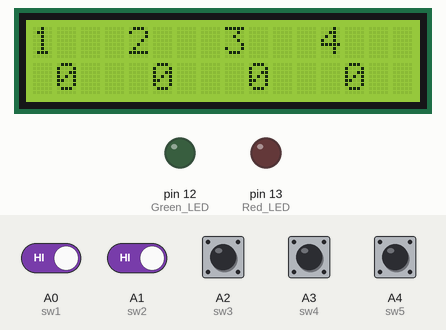
Bench run of a sketch on a simulated Arduino Uno, built with avr-gcc and run on an emulated ATmega328P. Parts: 16×2 character LCD, output pins drawn as LEDs (lit = HIGH). The test bench sets the inputs (shaded band); at power-on: A0 (sw1), A1 (sw2), A2 (sw3), A3 (sw4), A4 (sw5) HIGH.

Above: at 2.2 s.
2.3 s: A4 (sw5) pulled LOW for 0.15 s
At 2.9 s:
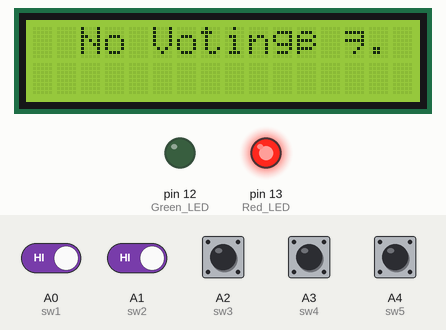
3.9 s: A0 (sw1) driven LOW and A1 (sw2) driven LOW
At 8.2 s:
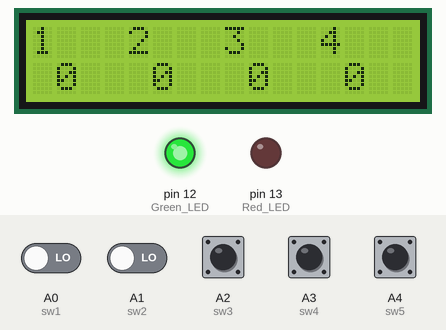
Timing chart, 0 to 9.7 s (numbered marks = the images above; inputs shaded):
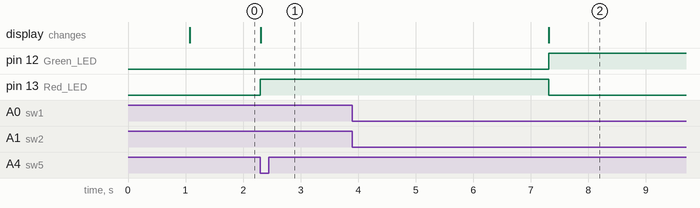

Measured:
- after the input at 2.3 s, pin 13 (Red_LED): LOW → HIGH at once; the display: changes at once (image 1)
- after the input at 3.9 s, pin 12 (Green_LED): LOW → HIGH after 3.4 s

The sketch:

EVM.ino
```cpp
///ROBOTRONICS CLUB
////EVM
////Created by Neha Tekam
/*It is a system that allows users to cast their votes
using buttons, displays the results on an LCD,
and provides feedback using LEDs.
This project is a simple and efficient way to demonstrate
basic voting machine principles using Arduino*/

#include<LiquidCrystal.h>
LiquidCrystal lcd(11,10,9,8,7,6);
#define sw1 A0 // Button 1
#define sw2 A1 // Button 2
#define sw3 A2 // Button 3
#define sw4 A3 // Button 4
#define sw5 A4 // Button 5 for result
int vote1=0;
int vote2=0;
int vote3=0;
int vote4=0;
void setup(){
pinMode(sw1, INPUT);
pinMode(sw2,INPUT);
pinMode(sw3,INPUT);
pinMode(sw4,INPUT);
pinMode(sw5,INPUT);
pinMode(13,OUTPUT);// Red LED
pinMode(12,OUTPUT);// Green LED

lcd.begin(16, 2);
lcd.setCursor(0,0);
lcd.print("VOTING MACHINE ");
lcd.setCursor(0,1);
lcd.print("Circuit desigh ");
delay(1000);
digitalWrite(sw1, HIGH);
digitalWrite(sw2, HIGH);
digitalWrite(sw3, HIGH);
digitalWrite(sw4, HIGH);
digitalWrite(sw5, HIGH);
lcd.clear();
lcd.setCursor(0,0);
lcd.print("1");
lcd.setCursor(4,0);
lcd.print("2");
lcd.setCursor(8,0);
lcd.print("3");
lcd.setCursor(12,0);
lcd.print("4");
}
void loop()
{
lcd.setCursor(0,0);
lcd.print("1");
lcd.setCursor(1,1);
lcd.print(vote1);
lcd.setCursor(4,0);
lcd.print("2");
lcd.setCursor(5,1);
lcd.print(vote2);
lcd.setCursor(8,0);
lcd.print("3");
lcd.setCursor(9,1);
lcd.print(vote3);
lcd.setCursor(12,0);
lcd.print("4");
lcd.setCursor(13,1);
lcd.print(vote4);

if(digitalRead(sw1)==0)
{
vote1++;
  digitalWrite(12,HIGH);
 delay(500);
while(digitalRead(sw1)==0);
digitalWrite(12,LOW);
delay(1000);

}

if(digitalRead(sw2)==0)
{

vote2++;
  digitalWrite(12,HIGH);
  delay(500);
while(digitalRead(sw2)==0);
digitalWrite(12,LOW);
delay(1000);

}

if(digitalRead(sw3)==0)
{

vote3++;
  digitalWrite(12,HIGH);
  delay(500);
while(digitalRead(sw3)==0);
digitalWrite(12,LOW);
delay(1000);
}

if(digitalRead(sw4)==0)
{

vote4++;
  digitalWrite(12,HIGH);
  delay(500);
while(digitalRead(sw4)==0);
digitalWrite(12,LOW);
delay(1000 );
}

if(digitalRead(sw5)==0)
{
digitalWrite(13,HIGH);
int vote=vote1+vote2+vote3+vote4;
if(vote)
{
if((vote1 > vote2 && vote1 > vote3 && vote1 > vote4))
{
lcd.clear();
lcd.print("1 Wins");
delay(5000);
lcd.clear();
}
else if((vote2 > vote1 && vote2 > vote3 && vote2 > vote4))
{
lcd.clear();
lcd.print("2 Wins");
delay(5000);
lcd.clear();
}
else if((vote3 > vote1 && vote3 > vote2 && vote3 > vote4))
{
lcd.clear();
lcd.print("3 Wins");
delay(5000);
lcd.clear();
}
else if(vote4 > vote1 && vote4 > vote2 && vote4 > vote3)
{
lcd.setCursor(0,0);
lcd.clear();
lcd.print("4 Wins");
delay(5000);
lcd.clear();
}

else if(vote4 > vote1 && vote4 > vote2 && vote4 > vote3)
{
lcd.setCursor(0,0);
lcd.clear();
lcd.print("5 Wins");
delay(2000);
lcd.clear();
}

else
{
lcd.clear();
lcd.print(" Tie Up Or ");
lcd.setCursor(0,1);
lcd.print(" No Result ");
delay(5000);
lcd.clear();
}

}
else
{
lcd.clear();
lcd.setCursor(0,0);
lcd.print("  No Voting….         ");
delay(5000);
lcd.clear();
}
vote1=0;vote2=0;vote3=0;vote4=0,vote=0;
lcd.clear();
digitalWrite(12,LOW);
digitalWrite(13,LOW);
}

}
```
